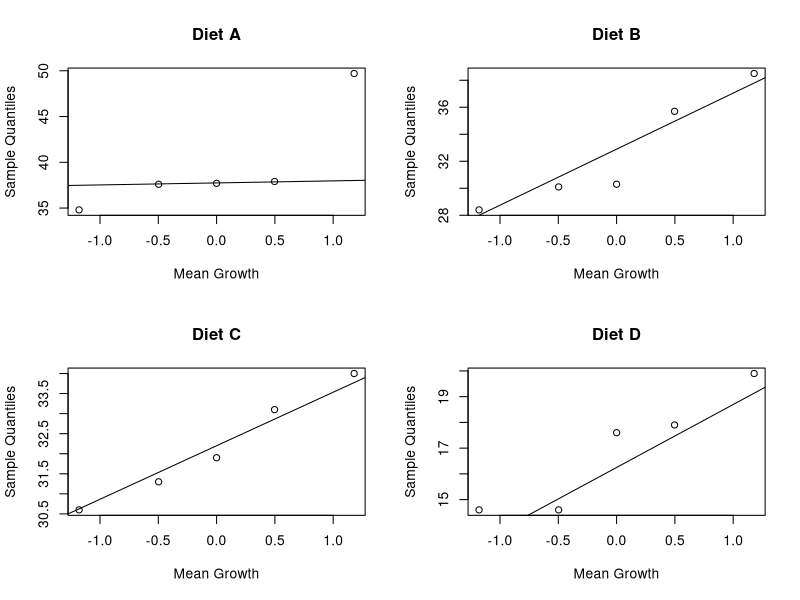
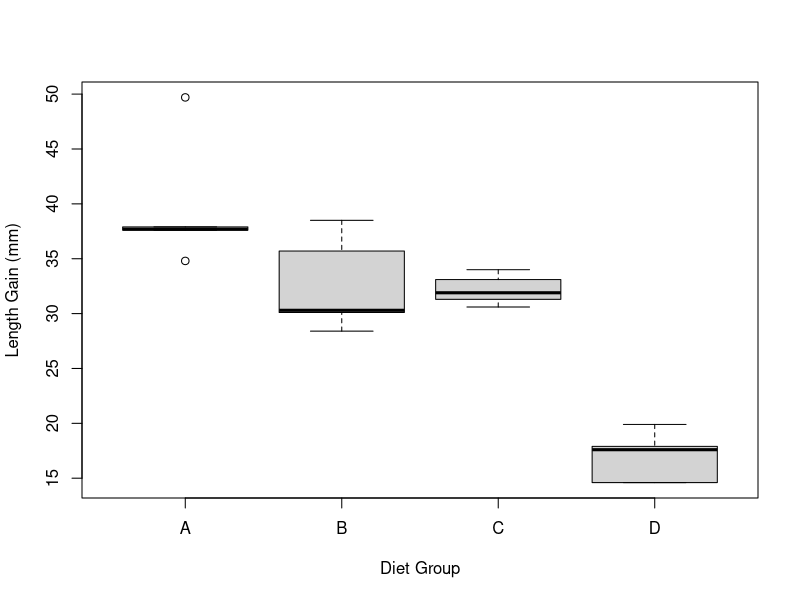
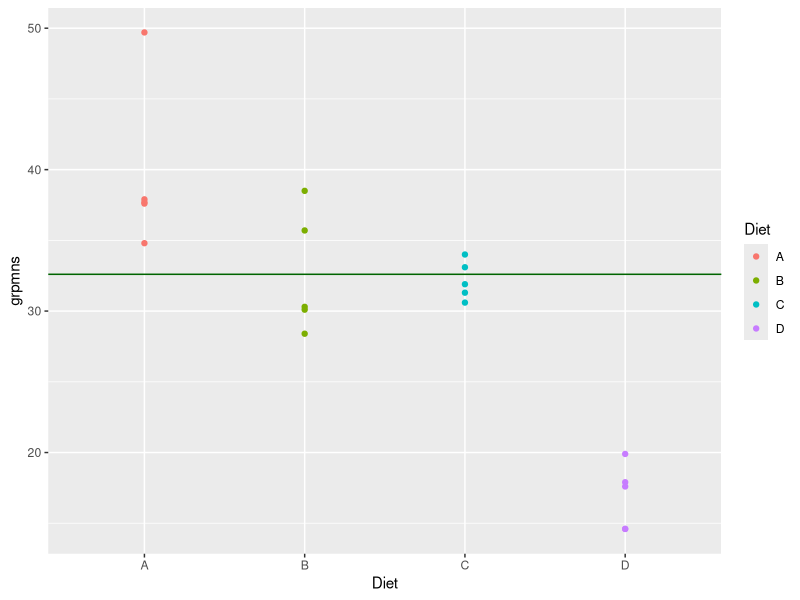
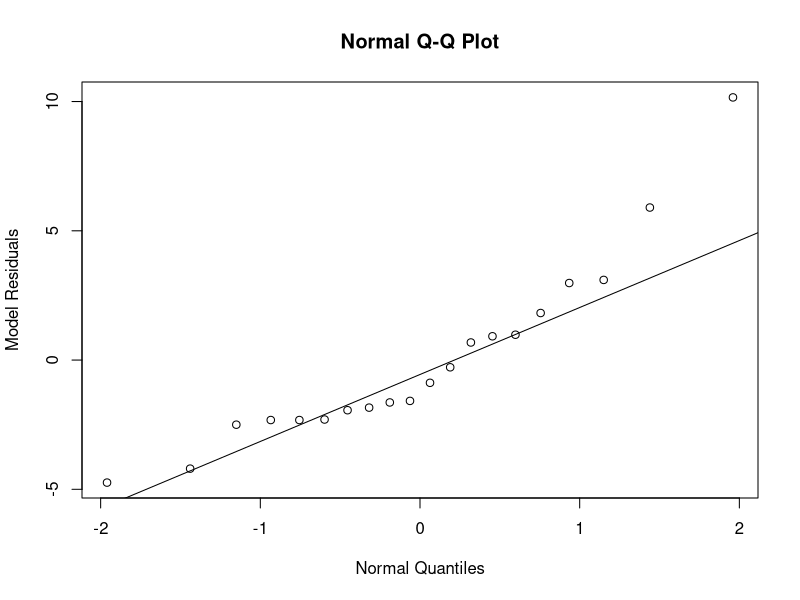
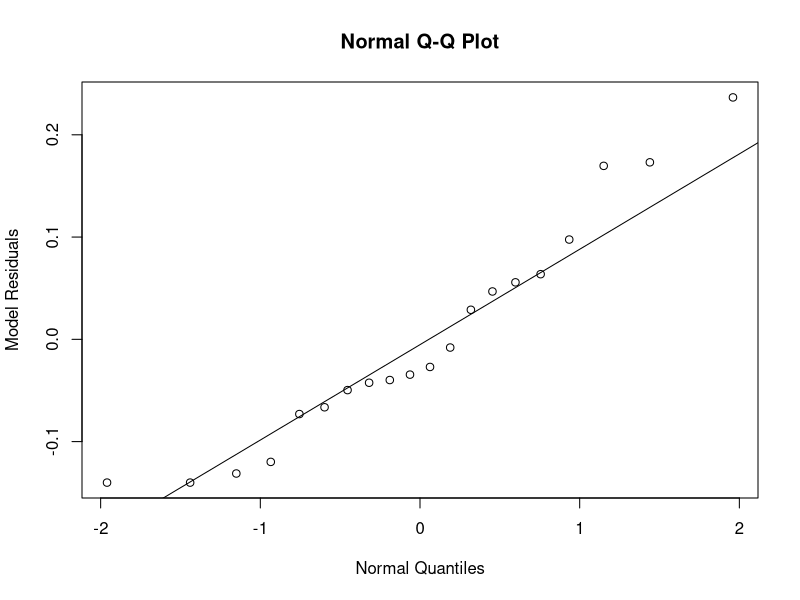
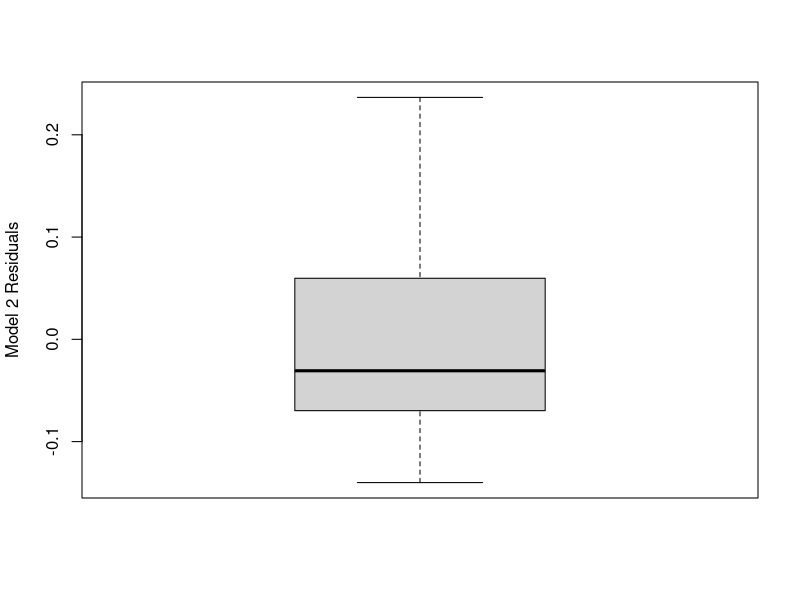
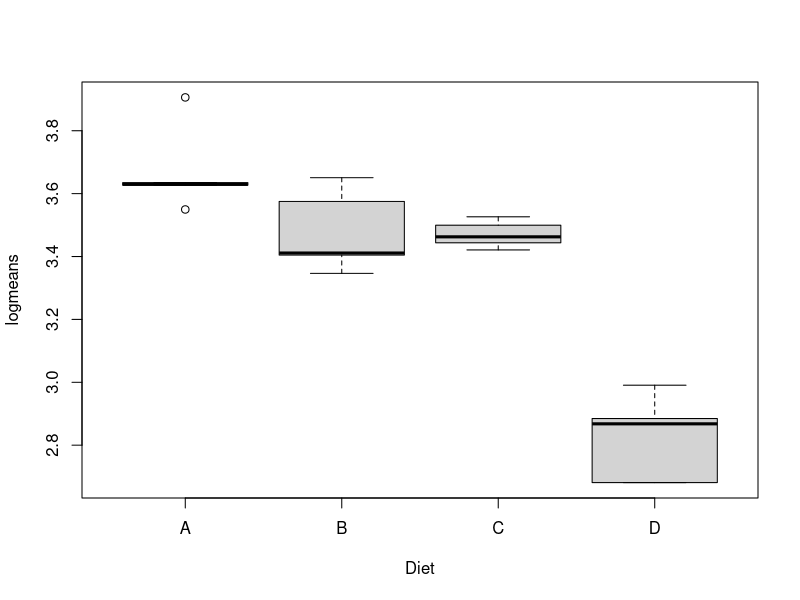
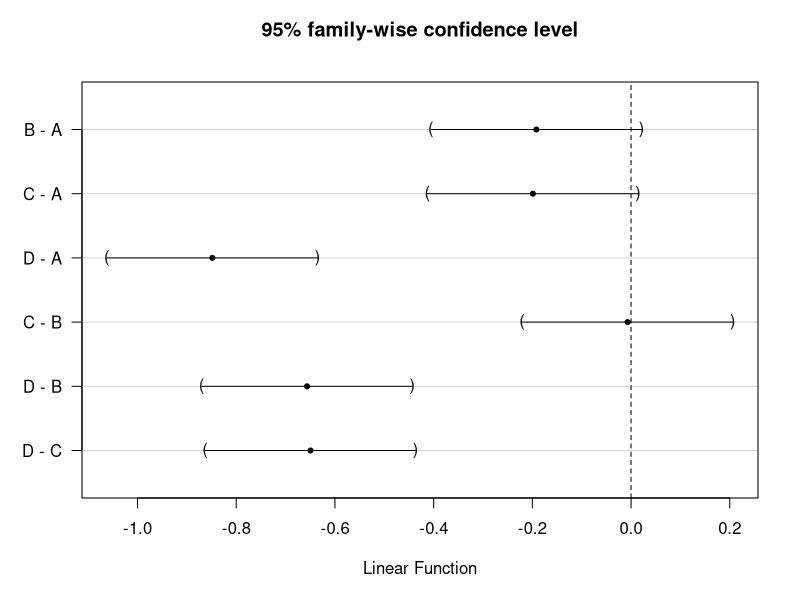

These figures' R source, in order:
#WPA data to illustrate RATG

wpa_dat <- read.csv("WPA_manage.csv",header=TRUE)

#Next line determines which WPAs will be assigned
#to which management group (Burn, Herbicide, Graze)

wpa_dat$rand_assign <- sample(15,15,replace=FALSE)

#Will use trout_hatchery_22.csv file to demonstrate
#graphical and statistical analysis of a one-factor
#experiment

trout <- read.csv("trout_hatchery_22.csv",header=TRUE)

library(tidyverse)

#trout_summary below contains the data which will be
#used in our statistical analysis comparing all 
#four Diet groups in terms of mean gain in length

trout_summary <- trout %>%
  group_by(Diet,raceway) %>%
  summarise(grpmns = mean(Length_6w_mm),
            grpstd = sd(Length_6w_mm))

write.csv(trout_summary,"trout_summary.csv")

#QQ Plots by Level

#we need to transform the 'Diet' variable from the 'chr'
#format to a 'factor' format and we do this using
#the as.factor() function below

trout_summary$Diet <- as.factor(trout_summary$Diet)

par(mfrow=c(2,2))
for(i in levels(trout_summary$Diet)){
  tmp <- with(trout_summary, grpmns[Diet==i])
  qqnorm(tmp,xlab="Mean Growth",main=paste("Diet",i))
  qqline(tmp)
}

par(mfrow=c(1,1))

#Next line provides boxplots for each group

boxplot(trout_summary$grpmns~trout_summary$Diet,
        xlab="Diet Group",ylab="Length Gain (mm)")

#Next lines use tidyverse to get means and sample
#variances for each Diet level

num_summaries <- trout_summary %>%
  group_by(Diet)%>%
  summarise(mnsamp = mean(grpmns),
            varsamp=var(grpmns))

mean(num_summaries$mnsamp)

var_ratio <- max(num_summaries$varsamp)/min(num_summaries$varsamp)
var_ratio

#plot the raceways/tubs Length Gains vs. Diet Group

meanA <- num_summaries$mnsamp[1]
meanB <- num_summaries$mnsamp[2]
meanC <- num_summaries$mnsamp[3]
meanD <- num_summaries$mnsamp[4]

ggplot(trout_summary,aes(x=Diet,y=grpmns,color=Diet))+
  geom_point()+
  geom_hline(yintercept=meanB,color="dark green")

trout_summary$Diet <- as.factor(trout_summary$Diet)

m1 <- lm(grpmns~Diet,data=trout_summary)
anova(m1)

#Need to do residual analysis after every ANOVA analysis
#residuals() function will create residuals for every point

trout_summary$resids <- residuals(m1)

{qqnorm(trout_summary$resids,xlab="Normal Quantiles",
        ylab="Model Residuals")
  qqline(trout_summary$resids)}

shapiro.test(trout_summary$resids)

#Need to do a natural log transformation on the raceway
#means and re-run our ANOVA

trout_summary$logmeans <- log(trout_summary$grpmns)

m2 <- lm(logmeans~Diet,data=trout_summary)
trout_summary$residsm2 <- residuals(m2)

shapiro.test(trout_summary$residsm2)

{qqnorm(trout_summary$residsm2,xlab="Normal Quantiles",
        ylab="Model Residuals")
  qqline(trout_summary$residsm2)}

boxplot(trout_summary$residsm2,ylab="Model 2 Residuals")

#Now that residuals look good, let's look at our ANOVA table

anova(m2)

#Let's take a look at the side by side boxplots of the 
#log Length Gains

boxplot(logmeans~Diet,data=trout_summary)

#Now that we see that there is a difference in the group means
#need to use Tukey's to find out which means are different
#Need the 'multcomp' library and the glht() function

library(multcomp)
anovm2 <- aov(m2)

#Below is Tukey comparison of grouped log means

tukecomp <- glht(anovm2,linfct=
                   mcp(Diet='Tukey'))

tukecomp

qtukey(p=0.95, nmeans=4, df=16)
summary(tukecomp)
plot(tukecomp)
confint(tukecomp)

Quantile <- qtukey(p=0.95, nmeans=4, df=16)/sqrt(2)
Quantile

# Need to backtransform the Tukey confidence intervals to the 
# raw scale and then understand the final interpretation
# the following code shows the relation between the log
# of the means vs. taking the mean of the log raceway values

library(tidyverse)
num_summaries2 <- trout_summary %>%
  group_by(Diet)%>%
  summarise(mnsamp = mean(grpmns),
            varsamp = mean(grpmns),
            mnlogsamp = mean(logmeans),
            varlogsamp=var(logmeans))%>%
  mutate(logmnsamp = log(mnsamp))

write.csv(num_summaries2,"meanlog_logmean.csv")

#Tukey confidence intervals of difference in grouped log
#means is in conf_results

conf_results <- confint(tukecomp)

#conf_results_data is converted to a data frame so that
#we can easily back-transformed the log differences

conf_results_data <- data.frame(conf_results$confint)
conf_results_new <- conf_results_data %>%
  mutate(backmean = exp(Estimate),
         backlower = exp(lwr),
         backupper = exp(upr))


write.csv(conf_results_new,"confidence_intervals_trout.csv")
